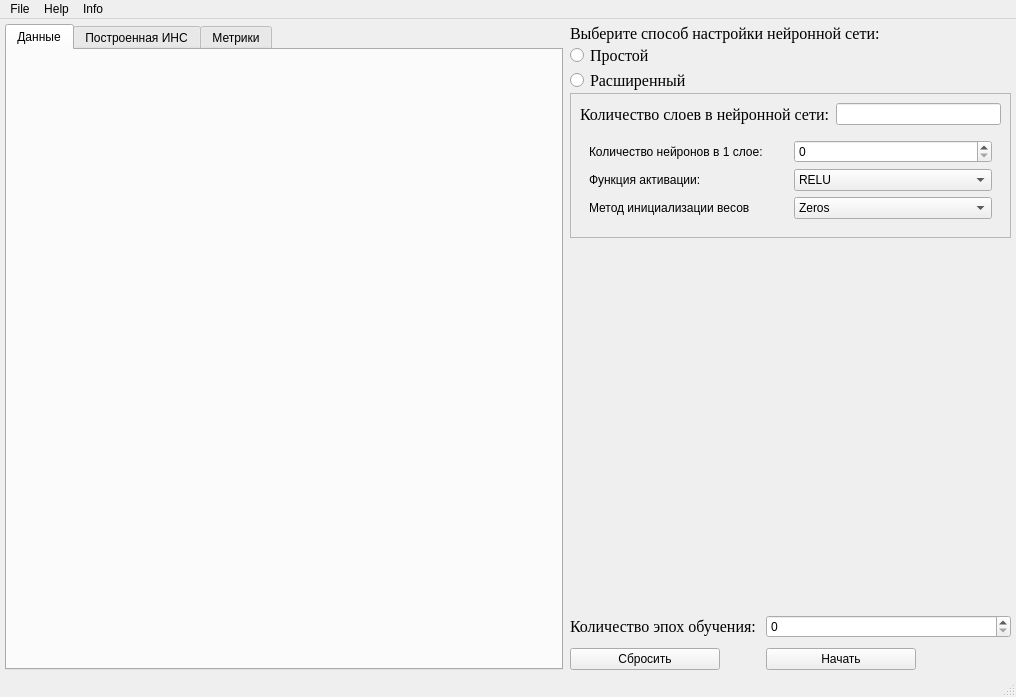
<?xml version="1.0" encoding="UTF-8"?>
<ui version="4.0">
 <class>MainWindow</class>
 <widget class="QMainWindow" name="MainWindow">
  <property name="geometry">
   <rect>
    <x>0</x>
    <y>0</y>
    <width>1016</width>
    <height>697</height>
   </rect>
  </property>
  <property name="minimumSize">
   <size>
    <width>900</width>
    <height>650</height>
   </size>
  </property>
  <property name="maximumSize">
   <size>
    <width>1920</width>
    <height>1080</height>
   </size>
  </property>
  <property name="windowTitle">
   <string>MainWindow</string>
  </property>
  <widget class="QWidget" name="centralwidget">
   <property name="sizePolicy">
    <sizepolicy hsizetype="Expanding" vsizetype="Preferred">
     <horstretch>0</horstretch>
     <verstretch>0</verstretch>
    </sizepolicy>
   </property>
   <property name="minimumSize">
    <size>
     <width>800</width>
     <height>600</height>
    </size>
   </property>
   <property name="maximumSize">
    <size>
     <width>1920</width>
     <height>1080</height>
    </size>
   </property>
   <property name="autoFillBackground">
    <bool>true</bool>
   </property>
   <layout class="QHBoxLayout" name="horizontalLayout_2" stretch="4,1">
    <property name="spacing">
     <number>7</number>
    </property>
    <property name="leftMargin">
     <number>5</number>
    </property>
    <property name="topMargin">
     <number>5</number>
    </property>
    <property name="rightMargin">
     <number>5</number>
    </property>
    <property name="bottomMargin">
     <number>5</number>
    </property>
    <item>
     <widget class="QTabWidget" name="Info_Frame">
      <property name="sizePolicy">
       <sizepolicy hsizetype="MinimumExpanding" vsizetype="MinimumExpanding">
        <horstretch>0</horstretch>
        <verstretch>0</verstretch>
       </sizepolicy>
      </property>
      <property name="currentIndex">
       <number>0</number>
      </property>
      <widget class="QWidget" name="tab">
       <attribute name="title">
        <string>Данные</string>
       </attribute>
      </widget>
      <widget class="QWidget" name="tab_2">
       <attribute name="title">
        <string>Построенная ИНС</string>
       </attribute>
      </widget>
      <widget class="QWidget" name="tab_3">
       <attribute name="title">
        <string>Метрики</string>
       </attribute>
      </widget>
     </widget>
    </item>
    <item>
     <layout class="QVBoxLayout" name="verticalLayout">
      <property name="spacing">
       <number>0</number>
      </property>
      <item>
       <widget class="QLabel" name="label">
        <property name="minimumSize">
         <size>
          <width>160</width>
          <height>0</height>
         </size>
        </property>
        <property name="font">
         <font>
          <family>Times New Roman</family>
          <pointsize>12</pointsize>
         </font>
        </property>
        <property name="text">
         <string>Выберите способ настройки нейронной сети: </string>
        </property>
       </widget>
      </item>
      <item>
       <widget class="QRadioButton" name="radioButton_2">
        <property name="enabled">
         <bool>true</bool>
        </property>
        <property name="font">
         <font>
          <family>Times New Roman</family>
          <pointsize>12</pointsize>
         </font>
        </property>
        <property name="text">
         <string>Простой</string>
        </property>
       </widget>
      </item>
      <item>
       <widget class="QRadioButton" name="radioButton">
        <property name="font">
         <font>
          <family>Times New Roman</family>
          <pointsize>12</pointsize>
         </font>
        </property>
        <property name="text">
         <string>Расширенный</string>
        </property>
       </widget>
      </item>
      <item>
       <widget class="QFrame" name="frame">
        <property name="enabled">
         <bool>true</bool>
        </property>
        <property name="frameShape">
         <enum>QFrame::StyledPanel</enum>
        </property>
        <property name="frameShadow">
         <enum>QFrame::Raised</enum>
        </property>
        <layout class="QVBoxLayout" name="verticalLayout_2">
         <item>
          <layout class="QVBoxLayout" name="AdvancedLayout">
           <item>
            <layout class="QGridLayout" name="LayerCounter">
             <item row="1" column="0">
              <widget class="QLabel" name="LayerCountLabel">
               <property name="font">
                <font>
                 <family>Times New Roman</family>
                 <pointsize>12</pointsize>
                </font>
               </property>
               <property name="text">
                <string>Количество слоев в нейронной сети:</string>
               </property>
              </widget>
             </item>
             <item row="1" column="1">
              <widget class="QLineEdit" name="LayerCountLineEdit"/>
             </item>
            </layout>
           </item>
           <item>
            <widget class="QWidget" name="AdvancedModeWidget" native="true">
             <layout class="QGridLayout" name="gridLayout">
              <item row="2" column="3">
               <widget class="QComboBox" name="activation_func_CBox">
                <item>
                 <property name="text">
                  <string>RELU</string>
                 </property>
                </item>
                <item>
                 <property name="text">
                  <string>Sigmoid</string>
                 </property>
                </item>
                <item>
                 <property name="text">
                  <string>ELU</string>
                 </property>
                </item>
                <item>
                 <property name="text">
                  <string>Tangh</string>
                 </property>
                </item>
                <item>
                 <property name="text">
                  <string>Softmax</string>
                 </property>
                </item>
               </widget>
              </item>
              <item row="1" column="3">
               <widget class="QSpinBox" name="neuron_counter_SpBox"/>
              </item>
              <item row="1" column="1">
               <widget class="QLabel" name="label_2">
                <property name="text">
                 <string>Количество нейронов в 1 слое:</string>
                </property>
               </widget>
              </item>
              <item row="2" column="1">
               <widget class="QLabel" name="label_3">
                <property name="text">
                 <string>Функция активации: </string>
                </property>
               </widget>
              </item>
              <item row="3" column="1">
               <widget class="QLabel" name="label_5">
                <property name="text">
                 <string>Метод инициализации весов</string>
                </property>
               </widget>
              </item>
              <item row="3" column="3">
               <widget class="QComboBox" name="inizializer_CBox">
                <item>
                 <property name="text">
                  <string>Zeros</string>
                 </property>
                </item>
                <item>
                 <property name="text">
                  <string>Ones</string>
                 </property>
                </item>
                <item>
                 <property name="text">
                  <string>RandomNormal</string>
                 </property>
                </item>
                <item>
                 <property name="text">
                  <string>RandomUniform</string>
                 </property>
                </item>
                <item>
                 <property name="text">
                  <string>TruncatedNormal</string>
                 </property>
                </item>
                <item>
                 <property name="text">
                  <string>Lecun_uniform</string>
                 </property>
                </item>
                <item>
                 <property name="text">
                  <string>He_normal</string>
                 </property>
                </item>
                <item>
                 <property name="text">
                  <string>Lecun_normal</string>
                 </property>
                </item>
                <item>
                 <property name="text">
                  <string>He_uniform</string>
                 </property>
                </item>
                <item>
                 <property name="text">
                  <string>SVD</string>
                 </property>
                </item>
               </widget>
              </item>
             </layout>
            </widget>
           </item>
          </layout>
         </item>
        </layout>
       </widget>
      </item>
      <item>
       <spacer name="verticalSpacer">
        <property name="orientation">
         <enum>Qt::Vertical</enum>
        </property>
        <property name="sizeHint" stdset="0">
         <size>
          <width>20</width>
          <height>40</height>
         </size>
        </property>
       </spacer>
      </item>
      <item>
       <layout class="QGridLayout" name="gridLayout_2">
        <property name="sizeConstraint">
         <enum>QLayout::SetDefaultConstraint</enum>
        </property>
        <property name="spacing">
         <number>10</number>
        </property>
        <item row="0" column="0">
         <widget class="QLabel" name="label_4">
          <property name="font">
           <font>
            <family>Times New Roman</family>
            <pointsize>12</pointsize>
           </font>
          </property>
          <property name="text">
           <string>Количество эпох обучения:</string>
          </property>
         </widget>
        </item>
        <item row="0" column="1">
         <widget class="QSpinBox" name="epoch_SpBox">
          <property name="minimumSize">
           <size>
            <width>245</width>
            <height>0</height>
           </size>
          </property>
          <property name="maximumSize">
           <size>
            <width>100</width>
            <height>16777215</height>
           </size>
          </property>
         </widget>
        </item>
        <item row="1" column="0">
         <widget class="QPushButton" name="Clear_Button">
          <property name="maximumSize">
           <size>
            <width>150</width>
            <height>16777215</height>
           </size>
          </property>
          <property name="text">
           <string>Сбросить</string>
          </property>
         </widget>
        </item>
        <item row="1" column="1">
         <widget class="QPushButton" name="Start_Button">
          <property name="maximumSize">
           <size>
            <width>150</width>
            <height>16777215</height>
           </size>
          </property>
          <property name="text">
           <string>Начать</string>
          </property>
         </widget>
        </item>
       </layout>
      </item>
     </layout>
    </item>
   </layout>
  </widget>
  <widget class="QMenuBar" name="menubar">
   <property name="geometry">
    <rect>
     <x>0</x>
     <y>0</y>
     <width>1016</width>
     <height>26</height>
    </rect>
   </property>
   <widget class="QMenu" name="menuFile">
    <property name="title">
     <string>File</string>
    </property>
    <addaction name="actionOpen"/>
    <addaction name="actionNew"/>
   </widget>
   <widget class="QMenu" name="menuHelp">
    <property name="title">
     <string>Help</string>
    </property>
   </widget>
   <widget class="QMenu" name="menuInfo">
    <property name="title">
     <string>Info</string>
    </property>
    <addaction name="separator"/>
   </widget>
   <addaction name="menuFile"/>
   <addaction name="menuHelp"/>
   <addaction name="menuInfo"/>
  </widget>
  <widget class="QStatusBar" name="statusbar"/>
  <action name="actionOpen">
   <property name="text">
    <string>Open</string>
   </property>
  </action>
  <action name="actionNew">
   <property name="text">
    <string>New</string>
   </property>
  </action>
  <action name="action_2">
   <property name="text">
    <string>Создал Хрущев Илья</string>
   </property>
  </action>
 </widget>
 <resources/>
 <connections>
  <connection>
   <sender>radioButton</sender>
   <signal>toggled(bool)</signal>
   <receiver>AdvancedModeWidget</receiver>
   <slot>setVisible(bool)</slot>
   <hints>
    <hint type="sourcelabel">
     <x>1009</x>
     <y>105</y>
    </hint>
    <hint type="destinationlabel">
     <x>996</x>
     <y>255</y>
    </hint>
   </hints>
  </connection>
  <connection>
   <sender>LayerCountLineEdit</sender>
   <signal>editingFinished()</signal>
   <receiver>AdvancedModeWidget</receiver>
   <slot>show()</slot>
   <hints>
    <hint type="sourcelabel">
     <x>908</x>
     <y>133</y>
    </hint>
    <hint type="destinationlabel">
     <x>860</x>
     <y>152</y>
    </hint>
   </hints>
  </connection>
 </connections>
</ui>
